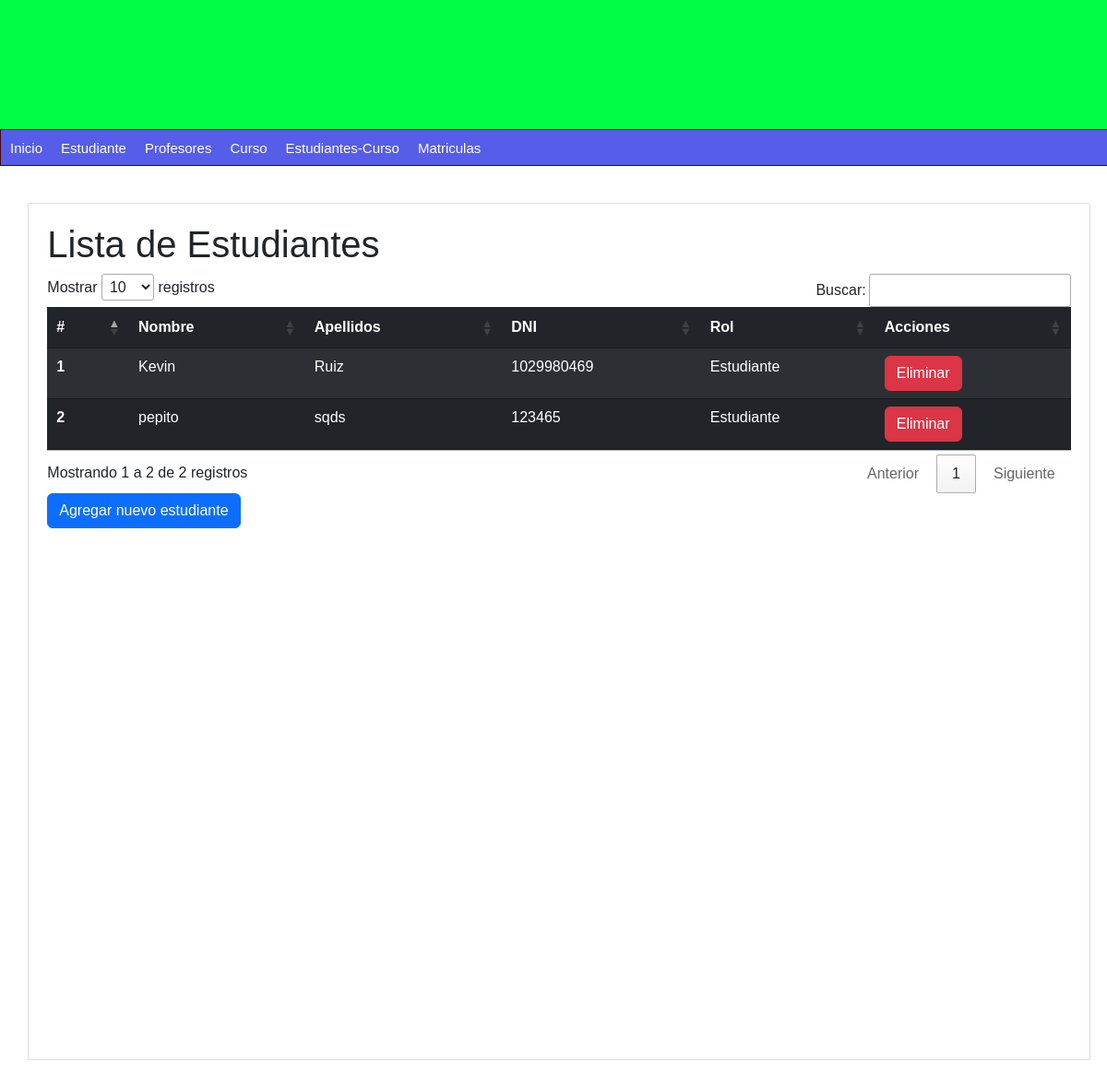
The app's page /Lista-estudiantes/, older data.
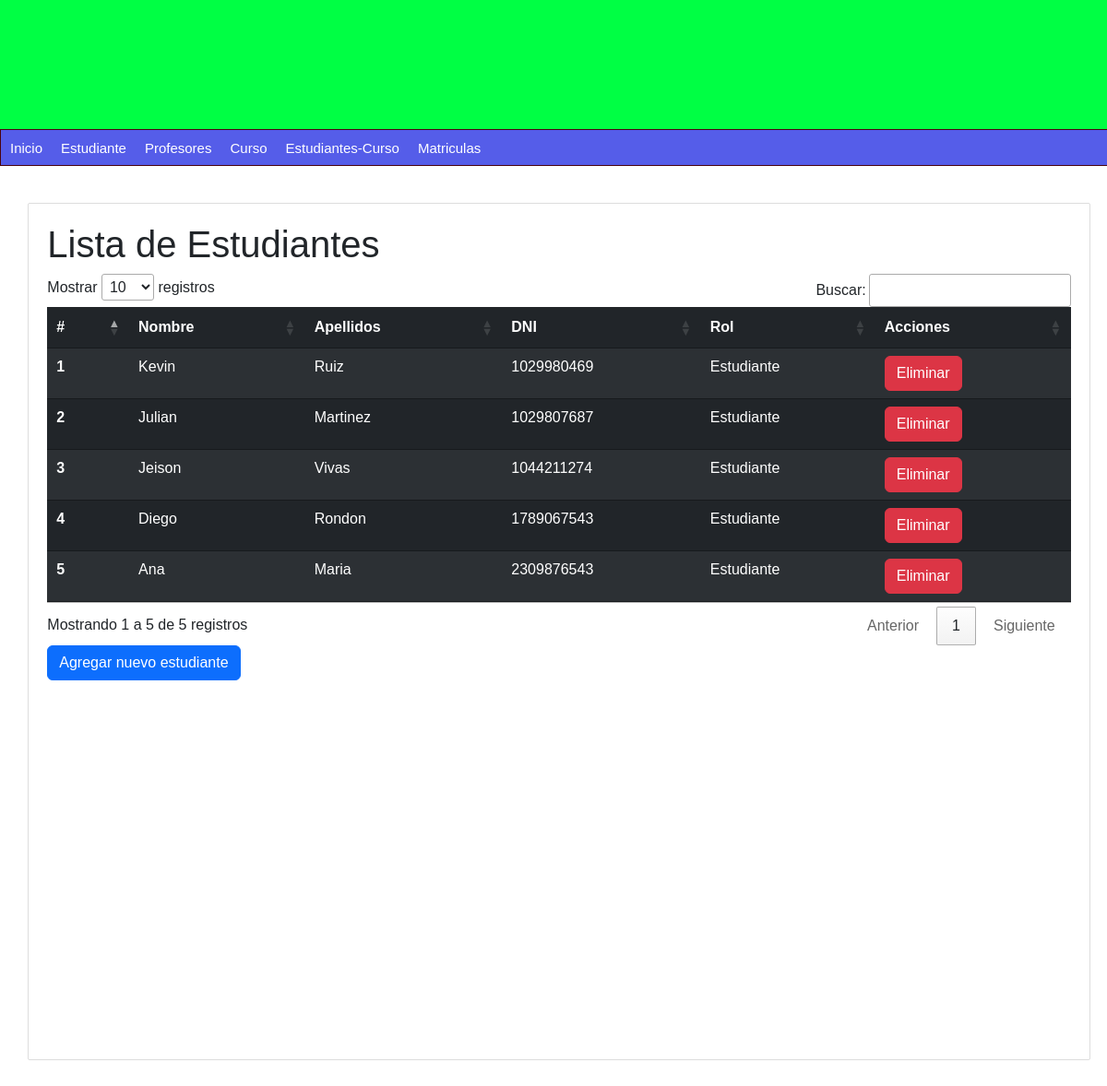
The same page, newer data.
### persona/models.py (models this page shows, shortened)
class Persona(models.Model):
    nombre = models.CharField(max_length=100)
    apellidos = models.CharField(max_length=100)
    dni = models.CharField(max_length=10, unique=True)
    telefono = models.CharField(max_length=10)
    email = models.EmailField()
    fecha_nacimiento = models.DateField()
    rol = models.CharField(max_length=20)
    created_at = models.DateTimeField(auto_now_add=True)
    class Meta:
        db_table = 'persona'

### persona/views.py (the view)
# urls.py: path('Lista-estudiantes/',get_estudiantes, name='lista-estudiantes'),
def get_estudiantes(request):
    estudiantes = Persona.objects.filter(rol='Estudiante')
    return render(request, 'lista-estudiantes.html', {
        'title': 'Lista de Estudiantes',
        'estudiantes': estudiantes
    })

### persona/templates/lista-estudiantes.html (shortened to what this page needs)
{% extends "index.html" %}
{% block content %}
<h1>{{ title }}</h1>
<link rel="stylesheet" type="text/css" href="https://cdn.datatables.net/1.11.5/css/jquery.dataTables.css">
<table id="miTabla" class="table table-dark table-striped">
    <thead>
        <tr>
            <th scope="col">#</th>
            <th scope="col">Nombre</th>
            <th scope="col">Apellidos</th>
            <th scope="col">DNI</th>
            <th scope="col">Rol</th>
            <th scope="col">Acciones</th>
        </tr>
    </thead>
    <tbody>
        {% for estudiante in estudiantes %}
        <tr>
            <th scope="row">{{ forloop.counter }}</th>
            <td>{{ estudiante.nombre }}</td>
            <td>{{ estudiante.apellidos }}</td>
            <td>{{ estudiante.dni }}</td>
            <td>{{ estudiante.rol }}</td>
            <td>
                <a href="{% url 'eliminar-estudiante' estudiante.dni %}" class="btn btn-danger" onclick="return confirm('¿Estás seguro que deseas eliminar este estudiante?');">Eliminar</a>
            </td>
        </tr>
        {% endfor %}
    </tbody>
</table>
<a href="{% url 'formulario_estudiante' %}" class="btn btn-primary">Agregar nuevo estudiante</a>
{% endblock %}

### mainApp/templates/index.html (shortened to what this page needs)
{% load static %}
<!DOCTYPE html>
<html lang="en">
<head>
    <link rel="stylesheet" href="{% static "css/styles.css" %}">
    <link href="https://cdn.jsdelivr.net/npm/bootstrap@5.3.3/dist/css/bootstrap.min.css" rel="stylesheet">
</head>
<body>
    <header>
    </header>
    <nav class="nav">
        <ul class="nav justify-content-center">
            <li class="nav-item">
                <a style="text-decoration: none;" href="{% url "inicio" %}">Inicio</a>
            </li>
            <li class="nav-item">
                <a style="text-decoration: none;" href="{% url "lista-estudiantes" %}">Estudiante</a>
            </li>
            <li class="nav-item">
                <a style="text-decoration: none;" href="{% url 'lista-profesores' %}">Profesores</a>
            </li>
            <li class="nav-item">
                <a style="text-decoration: none;" href="{% url "lista-cursos" %}">Curso</a>
            </li>
            <li class="nav-item">
                <a style="text-decoration: none;" href="{% url "lista-estudiantes-cursos" %}">Estudiantes-Curso</a>
            </li>
            <li class="nav-item">
                <a style="text-decoration: none;" href="{% url "lista-matriculas" %}">Matriculas</a>
            </li>
        </ul>
    </nav>
    <div id="content">
        <div class="box">
            {% block content %}{% endblock %}
        </div>
    </div>
</body>
</html>

### mainApp/static/css/styles.css (style rules this page uses)
* { margin: 0px; padding: 0px; font-family: Arial, Helvetica, sans-serif; text-decoration: none; }
body { background-color: #f2f2f200; }
header { width: 1212px; height: 140px; background-color: rgb(0, 255, 68); margin: 0 auto; }
nav { width: 1211px; height: 40px; margin: 0 auto; background-color: rgb(85, 93, 233); border: 1px solid #49020d; font-size: 15px; }
nav ul { list-style: none; text-decoration: none; }
nav ul li { line-height: 40px; float: left; }
nav ul li a { display: block; padding-left: 10px; padding-right: 10px; color: white; text-decoration: none; }
#content { width: 1212px; min-height: 930px; margin: 0 auto; margin-bottom: 30px; margin-top: 40px; }
.box { background: white; width: 95%; min-height: 930px; padding: 20px; border: 1px solid #ddd; margin: 0 auto; border-radius: 2px; }

Row changes from the older to the newer data that the page shows:
removed Persona: nombre "pepito", apellidos "sqds", dni "123465", rol "Estudiante"
added Persona: nombre "Julian", apellidos "Martinez", dni "1029807687", rol "Estudiante"
added Persona: nombre "Jeison", apellidos "Vivas", dni "1044211274", rol "Estudiante"
added Persona: nombre "Diego", apellidos "Rondon", dni "1789067543", rol "Estudiante"
added Persona: nombre "Ana", apellidos "Maria", dni "2309876543", rol "Estudiante"
Text that changed along with them:
text written by a page script: "Mostrar registros Buscar: Mostrando 1 a 2 de 2 registros Anterior 1 Siguiente" → "Mostrar registros Buscar: Mostrando 1 a 5 de 5 registros Anterior 1 Siguiente"
